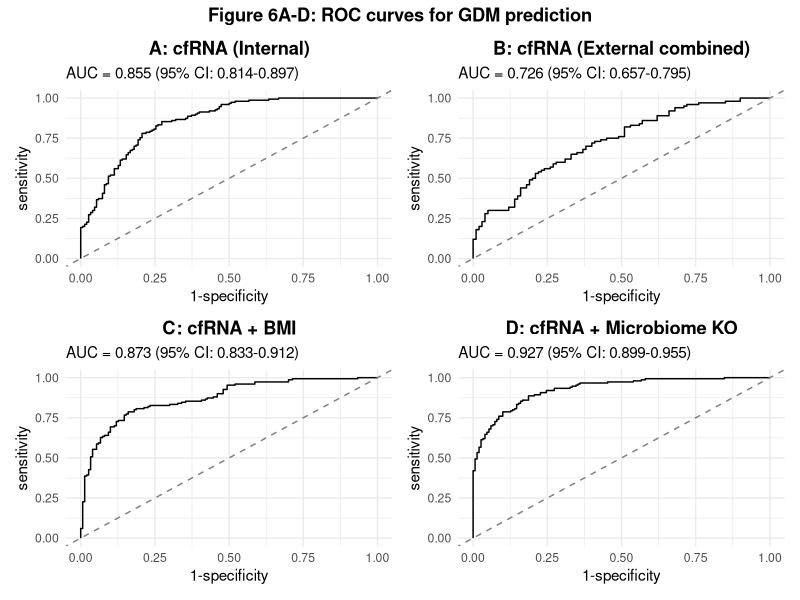
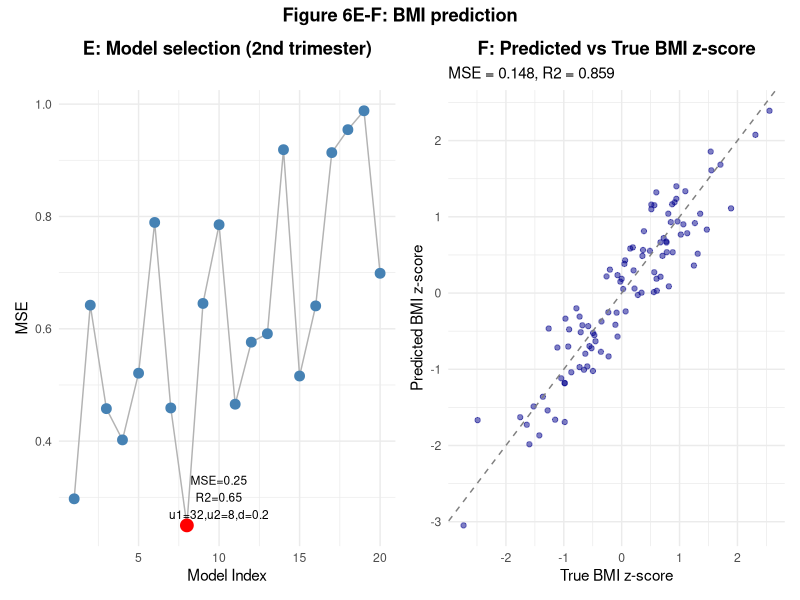

Recreate these plots in R, in order.
# Figure 6: Predictive models (ROC curves + BMI prediction)
library(ggplot2)
library(dplyr)
library(pROC)
library(patchwork)

# -------------------- Helper: generate ROC data --------------------
gen_roc_data <- function(n = 200, auc_true = 0.75, seed = NULL) {
  if (!is.null(seed)) set.seed(seed)
  # Simulate scores and labels with given AUC (via probit)
  z <- rnorm(n)
  score <- z + rnorm(n, 0, 0.5)  # noise
  # threshold to achieve desired AUC (approx)
  # use logistic to convert to probability, then sample labels
  p <- plogis(score)
  label <- rbinom(n, 1, p)
  # Adjust to desired AUC by reweighting (simple method: use roc function to compute, we'll just return)
  # Return data frame
  data.frame(label = label, score = score)
}

# Or simpler: directly generate ROC curves with known AUC via binormal model
sim_roc <- function(n = 200, auc = 0.75, seed = NULL) {
  if (!is.null(seed)) set.seed(seed)
  # binormal: control mean=0 sd=1, case mean=d sd=1, d = sqrt(2)*qnorm(auc)
  d <- sqrt(2) * qnorm(auc)
  labels <- c(rep(0, n/2), rep(1, n/2))
  scores <- c(rnorm(n/2, 0, 1), rnorm(n/2, d, 1))
  list(labels = labels, scores = scores)
}

# -------------------- 6A: Internal cfRNA ROC --------------------
rocA <- sim_roc(n = 300, auc = 0.82, seed = 123)
roc_objA <- roc(rocA$labels, rocA$scores)
ciA <- ci.auc(roc_objA)

pA <- ggroc(roc_objA, legacy.axes = TRUE) +
  geom_abline(intercept = 0, slope = 1, linetype = "dashed", color = "grey50") +
  labs(title = "A: cfRNA (Internal)",
       subtitle = paste0("AUC = ", round(auc(roc_objA), 3),
                         " (95% CI: ", round(ciA[1], 3), "-", round(ciA[3], 3), ")")) +
  theme_minimal() + theme(plot.title = element_text(hjust = 0.5))

# -------------------- 6B: External validation (combined) --------------------
rocB <- sim_roc(n = 200, auc = 0.78, seed = 456)
roc_objB <- roc(rocB$labels, rocB$scores)
ciB <- ci.auc(roc_objB)
pB <- ggroc(roc_objB, legacy.axes = TRUE) +
  geom_abline(intercept = 0, slope = 1, linetype = "dashed", color = "grey50") +
  labs(title = "B: cfRNA (External combined)",
       subtitle = paste0("AUC = ", round(auc(roc_objB), 3),
                         " (95% CI: ", round(ciB[1], 3), "-", round(ciB[3], 3), ")")) +
  theme_minimal() + theme(plot.title = element_text(hjust = 0.5))

# -------------------- 6C: cfRNA + BMI --------------------
rocC <- sim_roc(n = 300, auc = 0.88, seed = 789)
roc_objC <- roc(rocC$labels, rocC$scores)
ciC <- ci.auc(roc_objC)
pC <- ggroc(roc_objC, legacy.axes = TRUE) +
  geom_abline(intercept = 0, slope = 1, linetype = "dashed", color = "grey50") +
  labs(title = "C: cfRNA + BMI",
       subtitle = paste0("AUC = ", round(auc(roc_objC), 3),
                         " (95% CI: ", round(ciC[1], 3), "-", round(ciC[3], 3), ")")) +
  theme_minimal() + theme(plot.title = element_text(hjust = 0.5))

# -------------------- 6D: cfRNA + Microbiome KO --------------------
rocD <- sim_roc(n = 300, auc = 0.91, seed = 101)
roc_objD <- roc(rocD$labels, rocD$scores)
ciD <- ci.auc(roc_objD)
pD <- ggroc(roc_objD, legacy.axes = TRUE) +
  geom_abline(intercept = 0, slope = 1, linetype = "dashed", color = "grey50") +
  labs(title = "D: cfRNA + Microbiome KO",
       subtitle = paste0("AUC = ", round(auc(roc_objD), 3),
                         " (95% CI: ", round(ciD[1], 3), "-", round(ciD[3], 3), ")")) +
  theme_minimal() + theme(plot.title = element_text(hjust = 0.5))

# Combine 6A-6D into a 2x2 grid
p_roc_grid <- (pA + pB) / (pC + pD) +
  plot_annotation(title = "Figure 6A-D: ROC curves for GDM prediction") &
  theme(plot.title = element_text(hjust = 0.5, face = "bold"))

# -------------------- 6E-F: BMI z-score prediction (scatter + model selection) --------------------
# 6E: Model selection (MSE vs model index)
set.seed(202)
n_models <- 20
model_df <- data.frame(
  model_id = 1:n_models,
  MSE = runif(n_models, 0.2, 0.8) + (1:n_models)/50,  # increasing trend
  R2 = runif(n_models, 0.2, 0.6)
)
# Add some structure so best is around model 8
model_df$MSE[8] <- 0.25
model_df$R2[8] <- 0.65
best_idx <- which.min(model_df$MSE)

pE <- ggplot(model_df, aes(x = model_id, y = MSE)) +
  geom_line(color = "grey70") +
  geom_point(size = 3, color = "steelblue") +
  geom_point(data = model_df[best_idx, ], aes(x = model_id, y = MSE),
             size = 4, color = "red") +
  geom_text(data = model_df[best_idx, ],
            aes(label = paste0("MSE=", round(MSE,3), "\nR2=", round(R2,3), "\nu1=32,u2=8,d=0.2")),
            nudge_x = 2, nudge_y = 0.05, size = 3) +
  labs(title = "E: Model selection (2nd trimester)",
       x = "Model Index", y = "MSE") +
  theme_minimal() + theme(plot.title = element_text(hjust = 0.5))

# 6F: Predicted vs true BMI z-score
set.seed(303)
n_test <- 100
true_bmi <- rnorm(n_test, 0, 1)
pred_bmi <- true_bmi + rnorm(n_test, 0, 0.4)
# Ensure some correlation
cor_est <- cor(true_bmi, pred_bmi)
r2 <- cor_est^2

pF <- ggplot(data.frame(truth = true_bmi, pred = pred_bmi),
             aes(x = truth, y = pred)) +
  geom_point(alpha = 0.5, color = "darkblue") +
  geom_abline(slope = 1, intercept = 0, linetype = "dashed", color = "grey50") +
  labs(title = "F: Predicted vs True BMI z-score",
       subtitle = paste0("MSE = ", round(mean((true_bmi - pred_bmi)^2), 3),
                         ", R2 = ", round(r2, 3)),
       x = "True BMI z-score", y = "Predicted BMI z-score") +
  theme_minimal() + theme(plot.title = element_text(hjust = 0.5))

# Combine E and F side by side
p_ef <- pE + pF + plot_layout(widths = c(1, 1)) +
  plot_annotation(title = "Figure 6E-F: BMI prediction") &
  theme(plot.title = element_text(hjust = 0.5, face = "bold"))

# -------------------- Output --------------------
print("Figure 6A-D (ROC curves):")
print(p_roc_grid)

print("Figure 6E-F (BMI prediction):")
print(p_ef)
